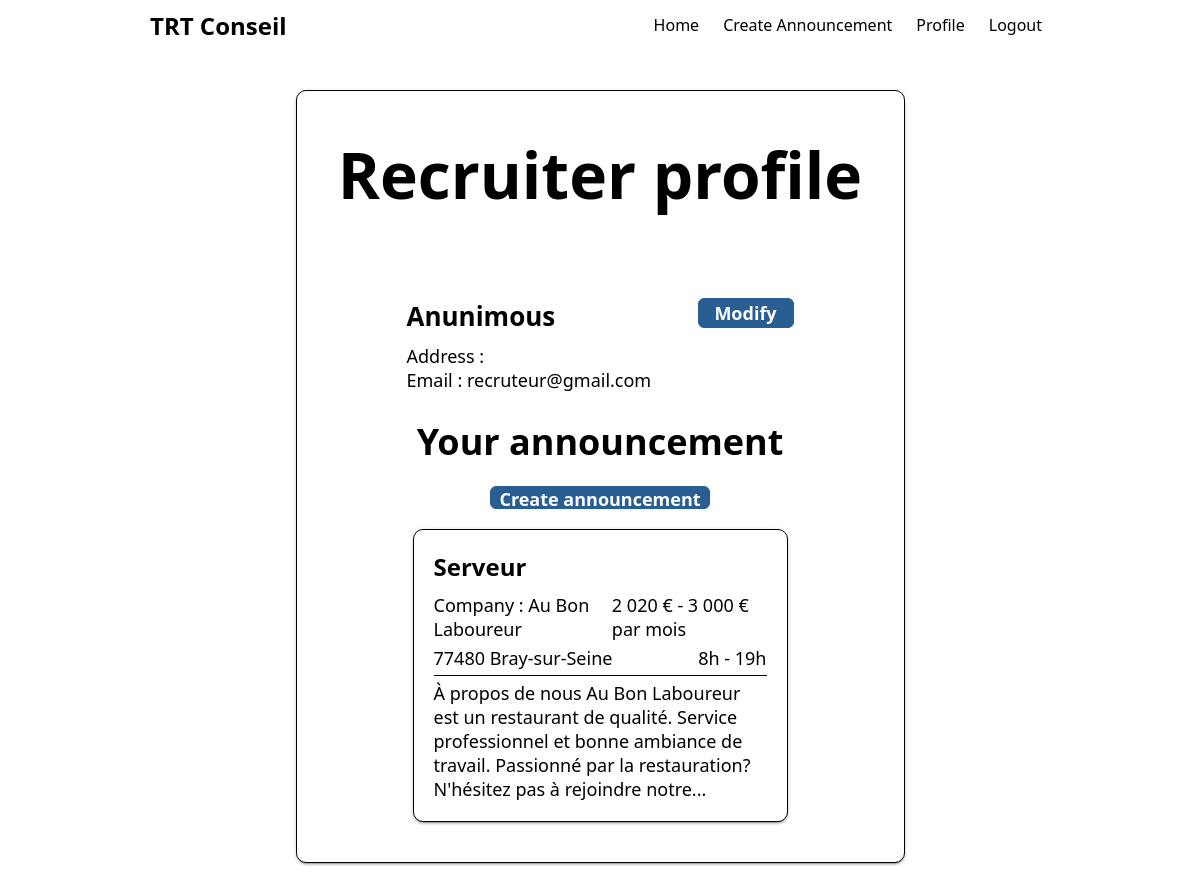
/recruiterProfile.php (signed in), run on the app's committed database.
### tables this page shows
CREATE TABLE `recruiters` (
  `Id_User` int(11) NOT NULL,
  `Company_Name` varchar(255) DEFAULT NULL,
  `Address` varchar(255) DEFAULT NULL,
  `Is_Checked` bit(1) DEFAULT NULL
);

CREATE TABLE `users` (
  `Id_User` int(11) NOT NULL,
  `Id_Role` int(11) NOT NULL,
  `Email` varchar(255) NOT NULL,
  `Password` varchar(255) NOT NULL
);

CREATE TABLE `announcements` (
  `Id_Announcement` int(11) NOT NULL,
  `Id_Recruiter` int(11) NOT NULL,
  `Title` varchar(255) NOT NULL,
  `Company_Name` varchar(255) NOT NULL,
  `Workplace` varchar(255) NOT NULL,
  `Schedule` varchar(255) NOT NULL,
  `Salary` varchar(255) NOT NULL,
  `Description` varchar(1000) NOT NULL,
  `Is_Checked` bit(1) DEFAULT NULL
);

### controllers/pageControllers/PageControllers.php (called while the page is built, shortened)
<?php
class Controller
{
    public function recruiterProfile()
    {
        require_once 'views/recruiterProfile.php';
    }
}

### recruiterProfile.php (called while the page is built)
<?php
    require_once 'controllers/pageControllers/PageControllers.php';
    $controller = new Controller();
    $controller->recruiterProfile();

### models/Database.php (called while the page is built, shortened)
<?php
class Database {
    private $host = 'localhost';
    private $user = 'root';
    private $pass = '';
    private $dbname = 'trt_conseil';
    private $dbh;
    private $stmt;
    public function __construct(){
        $dsn = 'mysql:host='.$this->host.';dbname='.$this->dbname;
        $options = array(
            PDO::ATTR_PERSISTENT => true,
            PDO::ATTR_ERRMODE => PDO::ERRMODE_EXCEPTION
        );
        try {
            $this->dbh = new PDO($dsn, $this->user, $this->pass, $options);
        } catch (PDOException $e) {
            $this->error = $e->getMessage();
            echo $this->error;
        }
    }
    public function query($sql)
    {
        $this->stmt = $this->dbh->prepare($sql);
    }
    public function bind($param, $value, $type = null){
        if (is_null($type)) {
            switch (true) {
                default:
                    $type = PDO::PARAM_STR;
            }
        }
        $this->stmt->bindValue($param, $value, $type);
    }
    public function execute(){
        return $this->stmt->execute();
    }
    public function resultSet(){
        $this->execute();
        return $this->stmt->fetchAll(PDO::FETCH_OBJ);
    }
    public function single(){
        $this->execute();
        return $this->stmt->fetch(PDO::FETCH_OBJ);
    }
    public function rowCount(){
        return $this->stmt->rowCount();
    }
}

### models/User.php (called while the page is built, shortened)
<?php
require_once 'Database.php';
class User {
    private $db;
    public function __construct(){
        $this->db = new Database;
    }
    public function findUserInfoRecruiter($id_user){
        $this->db->query('SELECT Email, Company_Name, Address FROM users, recruiters WHERE recruiters.Id_User = :id_user AND users.Id_User = :id_user');
        $this->db->bind(':id_user', $id_user);
        $row = $this->db->single();
        if($this->db->rowCount() > 0){
            return $row;
        }else{
            return false;
        }
    }
}

### models/Announcement.php (called while the page is built, shortened)
<?php
require_once 'Database.php';
class Announcement {
    private $db;
    public function __construct(){
        $this->db = new Database;
    }
    public function findAnnouncementInfo($id_user){
        $this->db->query('SELECT * FROM announcements WHERE Id_Recruiter = :id_user');
        $this->db->bind(':id_user', $id_user);
        $row = $this->db->resultSet();
        if($this->db->rowCount() > 0){
            return $row;
        }else{
            return false;
        }
    }
}

### controllers/troque_chaine.php (called while the page is built)
<?php
function tronque_chaine ($chaine, $lg_max) {
    if (strlen($chaine) > $lg_max) {
        $chaine = substr($chaine, 0, $lg_max);
        $last_space = strrpos($chaine, " ");
        $chaine = substr($chaine, 0, $last_space)."...";
        return $chaine;
    }else{
        return $chaine;
    }
}

### views/recruiterProfile.php (the view, shortened to what this page needs)
<?php
    require_once 'layout/header.php';
    require_once 'controllers/troque_chaine.php';
    require_once 'models/User.php';
    require_once 'models/Announcement.php';
    $userModel = new User;
    $userInfo = $userModel->findUserInfoRecruiter($_SESSION['userId']);
    $announcementModel = new Announcement;
    $announcementInfo = $announcementModel->findAnnouncementInfo($_SESSION['userId']);
    if (isset($_SESSION['userId']) && $_SESSION['userRole'] == 1) {
?>
<!DOCTYPE html>
<html lang="en">
<head>
    <link rel="stylesheet" href="views/css/header/navbar.css">
    <link rel="stylesheet" href="views/css/recruiterProfile.css">
</head>
<body>
    <?php echo $header; ?>
    <main>
        <section class="cards">
            <article class="card">
                <h1>Recruiter profile</h1>
                <div id="profil">
                    <div class="row-card">
                        <?php if ($userInfo->Company_Name == null) : ?>
                            <h2>Anunimous</h2>
                        <?php else : ?>
                            <h2><?=$userInfo->Company_Name?></h2>
                        <?php endif; ?>
                        <div class="modify-btn">
                            <button onclick="display_form()">Modify</button>
                        </div>
                    </div>
                    <div class="row-card">
                        <p>Address : <?=$userInfo->Address?></p>
                    </div>
                    <div class="row-card">
                        <p>Email : <?=$userInfo->Email?></p>
                    </div>
                </div>
                <section class="box-announcement">
                    <h2 class="title">Your announcement</h2>
                    <div class="nav-card-section">
                        <a href="createAnnouncement.php">Create announcement</a>
                    </div>
                    <?php
                    if ($announcementInfo != null) {
                        for ($i=0; $i < count($announcementInfo); $i++) {
                    ?>
                            <a href=<?="announcementDetails.php?announcement=".$announcementInfo[$i]->Id_Announcement?>>
                                <article class="card-2">
                                    <form action="" method="POST">
                                        <h2><?=$announcementInfo[$i]->Title ?></h2>
                                        <div class="row-card-2">
                                            <p>Company : <?=$announcementInfo[$i]->Company_Name ?></p>
                                            <p><?=$announcementInfo[$i]->Salary ?></p>
                                        </div>
                                        <div class="row-card-2">
                                            <p><?=tronque_chaine($announcementInfo[$i]->Workplace , 30)?></p>
                                            <p><?=$announcementInfo[$i]->Schedule ?></p>
                                        </div>
                                        <div class="box-description">
                                            <p><?=tronque_chaine($announcementInfo[$i]->Description, 200) ?></p>
                                        </div>
                                    </form>
                                </article>
                            </a>
                    <?php
                        }
                    }
                    ?>
                </section>
            </article>
        </section>
    </main>
</body>
</html>
<?php
    }else{
        redirect("index.php");
    }

### views/css/header/navbar.css (style rules this page uses)
* { margin: 0; padding: 0; font-family: Noto Sans, sans-serif; }
a { color: rgba(0, 0, 0); text-decoration: none; }

### views/css/recruiterProfile.css (style rules this page uses)
* { margin: 0; padding: 0; }
main { display: flex; justify-content: center; margin: 70px 15px 30px 15px; }
.cards { display: flex; flex-wrap: wrap; justify-content: center; }
.card { display: flex; flex-direction: column; width: 323px; padding: 20px; border-radius: 10px; background: white; border: 1px black solid; box-shadow: 0 2px 2px 0 rgb(0 0 0 / 14%), 0 3px 1px -2px rgb(0 0 0 / 20%), 0 1px 5px 0 rgb(0 0 0 / 12%); }
.card h1 { text-align: center; font-size: 36px; font-weight: 600; margin: 20px 0 20px 0 ; }
.card #profil h2 { font-size: 20px; margin: 0 0 10px 0 ; font-weight: 600; }
.card .row-card { display: flex; justify-content: space-between; }
.card .modify-btn button { width: 70px; height: 20px; color: white; font-weight: 600; font-size: 14px; background: #285E92; border: 1px solid #285E92; box-sizing: border-box; border-radius: 6px; cursor: pointer; }
.card .box-announcement .title { text-align: center; margin: 25px 0 0 0; }
.card .box-announcement { display: flex; flex-direction: column; align-content: center; align-items: center; }
.card .box-announcement .nav-card-section { text-align: center; margin: 10px 0; width: 175px; height: 23px; background: #285E92; border: 1px solid #285E92; box-sizing: border-box; border-radius: 6px; cursor: pointer; }
.card .box-announcement .nav-card-section a { color: white; font-weight: 600; font-size: 14px; }
.card .row-card-2 { display: flex; justify-content: space-between; }
.cards a { text-decoration: none; background: none; }
.card-2 { display: flex; flex-direction: column; width: 323px; padding: 20px; box-sizing: border-box; border-radius: 10px; background: white; border: 1px black solid; box-shadow: 0 2px 2px 0 rgb(0 0 0 / 14%), 0 3px 1px -2px rgb(0 0 0 / 20%), 0 1px 5px 0 rgb(0 0 0 / 12%); margin: 0 0 20px; }
.card-2 h2 { font-size: 24px; font-weight: 600; margin: 0 0 10px 0; }
.card-2 p { font-size: 18px; margin: 0 0 5px 0; }
.card-2 .box-description { text-align: left; width: 100%; border-top: 1px solid black; padding: 5px 0 0 0; height: 135px; margin: 0 0 10px 0; }
@media (min-width: 600px) { main { margin: 80px 15px 30px 15px; } }
@media (min-width: 600px) { .card h1 { font-size: 50px; margin: 20px 0 60px 0 ; } }
@media (min-width: 600px) { .card #profil h2 { font-size: 26px; } }
@media (min-width: 600px) { .card { width: 450px; height: auto; } }
@media (min-width: 600px) { .card .row-card { padding: 0 40px; box-sizing: border-box; } }
@media (min-width: 600px) { .card .modify-btn button { width: 80px; height: 25px; } }
@media (min-width: 600px) { .card .box-announcement .title { font-size: 36px; } }
@media (min-width: 600px) { .card .box-announcement .nav-card-section { width: 190px; } }
@media (min-width: 600px) { .card .box-announcement { display: flex; flex-direction: column; align-items: center; } }
@media (min-width: 952px) { main { margin: 90px 15px 30px 15px; } }
@media (min-width: 952px) { .card h1 { font-size: 64px; margin: 20px 0 80px 0 ; } }
@media (min-width: 952px) { .card { width: 567px; } }
@media (min-width: 952px) { .card .row-card p { font-size: 18px; } }
@media (min-width: 952px) { .card .row-card { padding: 0 90px; box-sizing: border-box; } }
@media (min-width: 952px) { .card .modify-btn button { width: 96px; height: 30px; font-size: 18px; } }
@media (min-width: 952px) { .card .box-announcement .nav-card-section { margin: 20px 0; width: 220px; } }
@media (min-width: 952px) { .card .box-announcement .nav-card-section a { font-size: 18px; } }
@media (min-width: 952px) { .card-2 { width: 375px; height: auto; } }
@media (min-width: 952px) { .card-2 .box-description { height: 110px; } }

### data on the page
recruiters: Id_User.Email "recruteur@gmail.com"
announcements: Title "Serveur", Company_Name "Au Bon Laboureur", Salary "2 020 € - 3 000 € par mois", Workplace "77480 Bray-sur-Seine", Schedule "8h - 19h", Description "À propos de nous Au Bon Laboureur est un restaurant de qualité. Service professionnel et bonne ambiance de travail. Passionné par la restauration? N'hésitez pas à rejoindre notre..."
